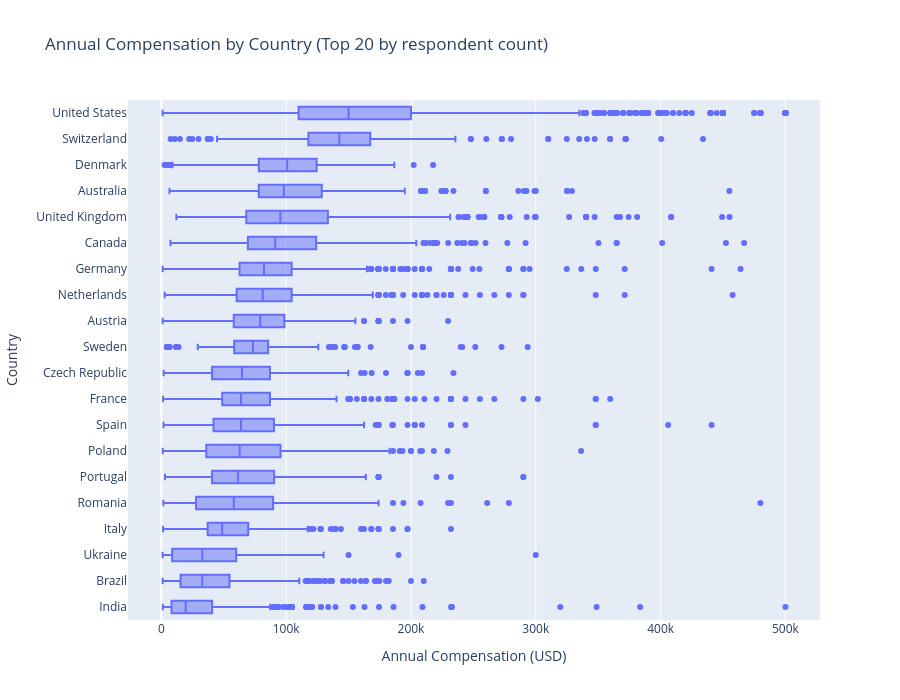

Notebook code for this chart:
### Markdown cell above
### Q3: How does salary vary by country?

### Code cell
top_countries = df["Country"].value_counts().head(20).index
df_top = df[df["Country"].isin(top_countries)].copy()
df_top["Country_plot"] = df_top["Country"].replace(COUNTRY_PLOT_LABELS)

country_order = (
    df_top.groupby("Country_plot")["ConvertedCompYearly"]
    .median()
    .sort_values(ascending=False)
    .index.tolist()
)

fig = px.box(
    df_top, x="ConvertedCompYearly", y="Country_plot",
    category_orders={"Country_plot": country_order},
    title="Annual Compensation by Country (Top 20 by respondent count)",
    labels={
        "ConvertedCompYearly": "Annual Compensation (USD)",
        "Country_plot": "Country",
    },
)
fig.update_layout(height=700)
fig.show()

### Figure 1 — Plotly figure (JSON) as saved in the notebook; plotly's stock layout.template omitted (floating-point values rounded to 4 significant figures; data arrays with more than 128 entries replaced by an {"elided": "..."} marker saying what was removed)
{"data": [{"alignmentgroup": "True", "hovertemplate": "Annual Compensation (USD)=%{x}<br>Country=%{y}<extra></extra>", "legendgroup": "", "marker": {"color": "#636efa"}, "name": "", "notched": false, "offsetgroup": "", "orientation": "h", "showlegend": false, "type": "box", "x": {"elided": "14909 float values"}, "x0": " ", "xaxis": "x", "y": {"elided": "14909 str values"}, "y0": " ", "yaxis": "y"}], "layout": {"boxmode": "group", "height": 700, "legend": {"tracegroupgap": 0}, "title": {"text": "Annual Compensation by Country (Top 20 by respondent count)"}, "xaxis": {"anchor": "y", "domain": [0, 1], "title": {"text": "Annual Compensation (USD)"}}, "yaxis": {"anchor": "x", "categoryarray": ["India", "Brazil", "Ukraine", "Italy", "Romania", "Portugal", "Poland", "Spain", "France", "Czech Republic", "Sweden", "Austria", "Netherlands", "Germany", "Canada", "United Kingdom", "Australia", "Denmark", "Switzerland", "United States"], "categoryorder": "array", "domain": [0, 1], "title": {"text": "Country"}}}}
